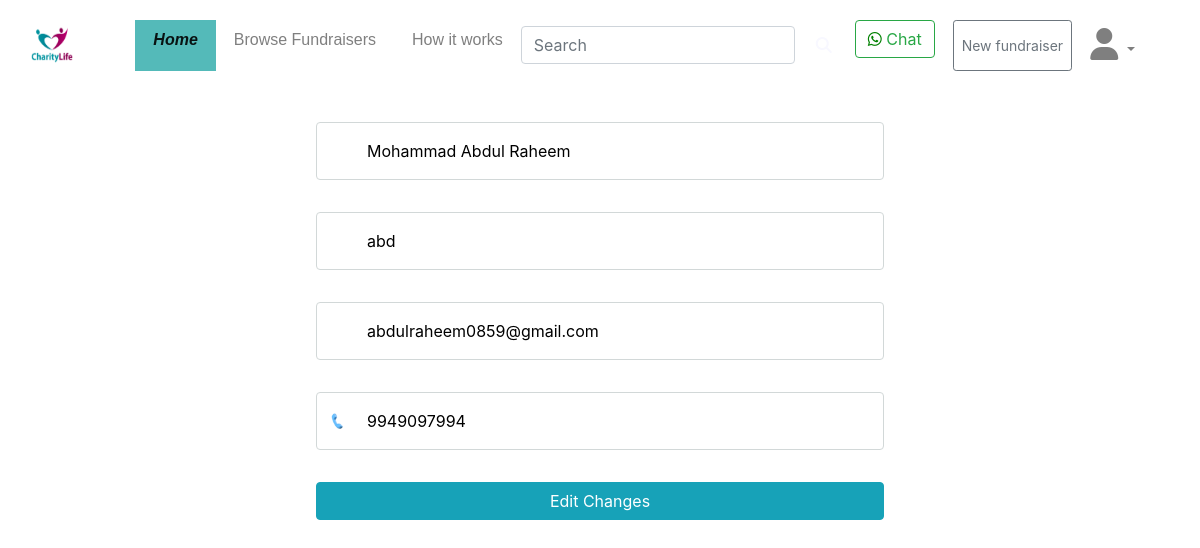
The page /edit (signed in) on the database its author committed.
### Models.py (models this page shows, shortened)
class user(UserMixin,db.Model):
  id  = db.Column(db.Integer, primary_key=True)
  user_fullname = db.Column(db.String(255), nullable=False)
  user_username = db.Column(db.String(255), nullable=False)
  user_email = db.Column(db.String(255), nullable=False)
  user_password_hash = db.Column(db.String())
  user_phone = db.Column(db.String(255), nullable=False)
  user_reg_date = db.Column(db.TIMESTAMP, nullable=False,default=datetime.datetime.now())

### app.py (the view)
@app.route('/edit')
def edit():
    print("Edit")
    return render_template('edit.html')

### Models.py (called while the page is built)
@login.user_loader
def load_user(id):
    return user.query.get(int(id))

### templates/edit.html (shortened to what this page needs)
<!DOCTYPE html>
<html>
  <head>
    <link rel="stylesheet" href="/static/css/style_beforelogin.css">
    <link rel="stylesheet" href="https://stackpath.bootstrapcdn.com/bootstrap/4.5.2/css/bootstrap.min.css"/>
  </head>
  <body>
    <nav class="navbar navbar-light navbar-expand-lg bg-transparent">
      <a class="navbar-brand" href="#"><img src="/static/images/logo.png" id="logo-charity" alt=""/></a>
      <div class="collapse navbar-collapse" id="navbarSupportedContent">
      <ul class="navbar-nav mx-auto">
        <li class="nav-item active"><a class="nav-link" href="{{ url_for('blogs')}}"><b><i>Home</i></b><span class="sr-only">(current)</span></a></li>
        <li class="nav-item"><a class="nav-link" href="browseFundraiser.php">Browse Fundraisers</a></li>
        <li class="nav-item"><a class="nav-link" href="{{ url_for('howitworks')}}">How it works</a></li>
        <form class="form-inline ">
          <input class="form-control mr-sm-2" type="search" onkeyup="showResult(this.value)" placeholder="Search" aria-label="Search">
          <button class="btn my-2 my-sm-0" type="submit"><i class="fas fa-search" style="color:ghostwhite;"></i></button>
        </form>
        <li class="nav-item"><a class="btn btn-outline-success" type="button" href="https://api.whatsapp.com/send?phone=918919674844" target="_blank"><i class="fab fa-whatsapp" style="color: green;"></i> Chat</a></li>
        <button class="nav-item btn btn-sm btn-outline-secondary ml-sm-2" type="button" data-toggle="modal" data-target="#exampleModalCenter"style="width:auto;">New fundraiser</button>
        <li class="nav-item dropdown"><a class="nav-link dropdown-toggle" href="#" id="navbarDropdown" role="button" data-toggle="dropdown" aria-haspopup="true" aria-expanded="false"><i class="fas fa-user fa-2x"></i> </a>
        </li>
      </ul>
      </div>
    </nav>
    <form class="cd-form" style="text-align:center;" id="edit">
        <p class="fieldset">
            <input class="full-width has-padding has-border" style="width:50%;" type="text" id="edit-name" value="{{ current_user.user_fullname }}" required>
        </p>
        <p class="fieldset">
            <label class="image-replace cd-username" style="left: 26%;"for="edit-username">Username</label>
            <input class="full-width has-padding has-border" style="width:50%;" type="text" id="edit-username"  pattern="[A-Za-z0-9]+" title="Username should only contain letters and numbers only. e.g. john12345" value="{{ current_user.user_username }}"required>
        </p>
        <p class="fieldset">
            <label class="image-replace cd-email" style="left: 26%;" for="edit-email">E-mail</label>
            <input class="full-width has-padding has-border" style="width:50%;" type="email" id="edit-email" value="{{ current_user.user_email }}" required>
        </p>
        <p class="fieldset">
            <label class="image-replace cd-phone" style="left: 26%;" for="edit-phone">E-mail</label>
            <input class="full-width has-padding has-border" style="width:50%;" type="tel" id="edit-phone"  pattern="[0-9]{10}" value="{{ current_user.user_phone }}" required>
        </p>
        <p class="fieldset">
            <button class="full-width has-padding btn btn-info" style="width:50%;" type="submit">Edit Changes</button>
        </p>
    </form>
  </body>

### static/css/style_beforelogin.css (style rules this page uses)
#logo-charity { width: 6vw; height: 8vh; }
.navbar { background-color: #F9F9F9; }
.nav-item { right:auto; left:auto; padding-left: 10px; padding-right: 10px; }
.navbar-nav { margin-left: 10%; }
.nav-link { font-size: 100%; font-family: "PT Sans", sans-serif; color: #505260; }
.active { background-color: #54BAB9; }
.cd-form { padding: 1.4em; }
.cd-form .fieldset { position: relative; margin: 1.4em 0; }
.cd-form .fieldset:first-child { margin-top: 0; }
.cd-form .fieldset:last-child { margin-bottom: 0; }
.cd-form label { font-size: 14px; font-size: 0.875rem; }
.cd-form label.image-replace { display: inline-block; position: absolute; left: 15px; top: 50%; bottom: auto; -webkit-transform: translateY(-50%); -moz-transform: translateY(-50%); -ms-transform: translateY(-50%); -o-transform: translateY(-50%); transform: translateY(-50%); height: 20px; width: 20px; overflow: hidden; text-indent: 100%; white-space: nowrap; color: transparent; text-shadow: none; background-repeat: no-repeat; background-position: 50% 0; }
.cd-form label.cd-username { background-image: url("https://s3-us-west-2.amazonaws.com/s.cdpn.io/148866/cd-icon-username.svg"); }
.cd-form label.cd-email { background-image: url("https://s3-us-west-2.amazonaws.com/s.cdpn.io/148866/cd-icon-email.svg"); }
.cd-form label.cd-phone { background-image: url("/static/images/phone.png"); background-size: 100% 100%; background-repeat: no-repeat; }
.cd-form input { margin: 0; padding: 0; border-radius: 0.25em; }
.cd-form input.full-width { width: 100%; }
.cd-form input.has-padding { padding: 12px 20px 12px 50px; }
.cd-form button { width: 100%; }
.cd-form input.has-border { border: 1px solid #d2d8d8; -webkit-appearance: none; -moz-appearance: none; -ms-appearance: none; -o-appearance: none; appearance: none; }
@media only screen and (min-width: 600px) { .cd-form { padding: 2em; } }
@media only screen and (min-width: 600px) { .cd-form .fieldset { margin: 2em 0; } }
@media only screen and (min-width: 600px) { .cd-form .fieldset:first-child { margin-top: 0; } }
@media only screen and (min-width: 600px) { .cd-form .fieldset:last-child { margin-bottom: 0; } }
@media only screen and (min-width: 600px) { .cd-form input.has-padding { padding: 16px 20px 16px 50px; } }

### rows shown on the page
user: user_fullname "Mohammad Abdul Raheem", user_username "abd", user_email "abdulraheem0859@gmail.com", user_phone "9949097994"
